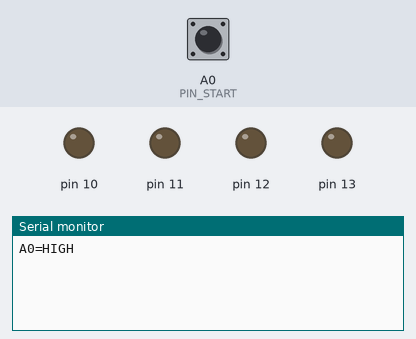
A sketch run on a simulated Arduino Uno, built with avr-gcc and run on an emulated ATmega328P. Parts: output pins drawn as LEDs (lit = HIGH), the last lines printed to the serial monitor. The test bench sets the inputs (shaded band); at power-on: A0 (PIN_START) HIGH.

Above: at 1.2 s.
1.3 s: A0 (PIN_START) pulled LOW for 0.15 s
At 1.9 s:
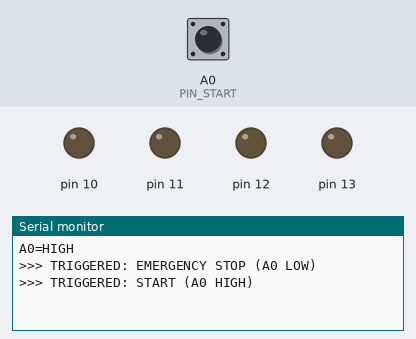
2.9 s: A0 (PIN_START) pulled LOW for 1 s
At 3.7 s:
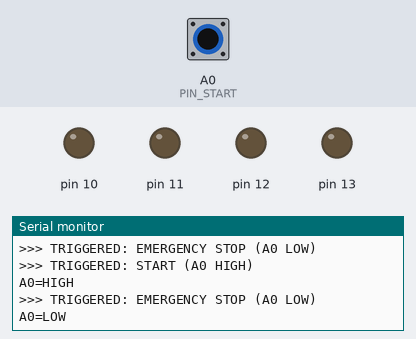

Measured:
- after the input at 1.3 s, the serial monitor: prints a new line at once (image 1)
- after the input at 2.9 s, the serial monitor: prints a new line after 0.10 s (image 2)

The sketch:

microstart_test.ino
```cpp
// MicroStart test for JSumo XMotion V3. Signal pin = A0 (found by pin scan on this board;
// published XMotion table says D10, but on V3 D10 is the left motor PWM).
// MicroStart: rests LOW, Start -> HIGH, Stop -> LOW (then power must be reapplied).
const uint8_t PIN_START = A0;
const uint8_t MOTOR[] = {10, 11, 12, 13};   // held LOW so motors cannot spin
uint8_t last;

void setup() {
  for (uint8_t m : MOTOR) { pinMode(m, OUTPUT); digitalWrite(m, LOW); }
  Serial.begin(115200);
  while (!Serial && millis() < 3000) {}
  pinMode(PIN_START, INPUT_PULLUP);
  last = digitalRead(PIN_START);
}

void loop() {
  static uint32_t t;                  // heartbeat so the monitor shows it is alive
  if (millis() - t >= 1000) { t = millis(); Serial.print(F("A0=")); Serial.println(last ? F("HIGH") : F("LOW")); }
  uint8_t v = digitalRead(PIN_START);
  if (v == last) return;
  delay(5);                           // debounce
  if (digitalRead(PIN_START) != v) return;
  last = v;
  Serial.println(v ? F(">>> TRIGGERED: START (A0 HIGH)") : F(">>> TRIGGERED: EMERGENCY STOP (A0 LOW)"));
}
```
